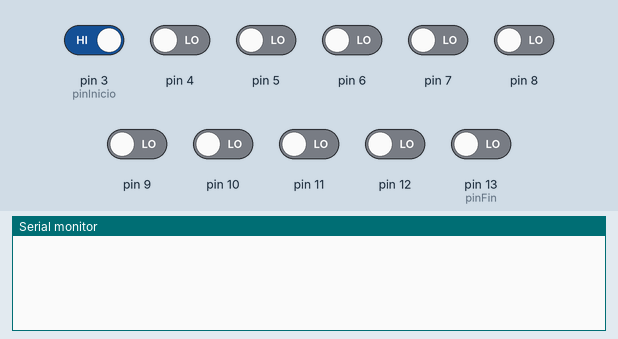
This sketch was run on a simulated Arduino Uno, built with avr-gcc and run on an emulated ATmega328P. On the bench: the last lines printed to the serial monitor. The test bench sets the inputs (shaded band); at power-on: pin 3 (pinInicio) HIGH, pin 4–12, pin 13 (pinFin) LOW.

Above: at 1.2 s.
1.3 s: pin 3 (pinInicio) driven LOW
At 2.5 s:
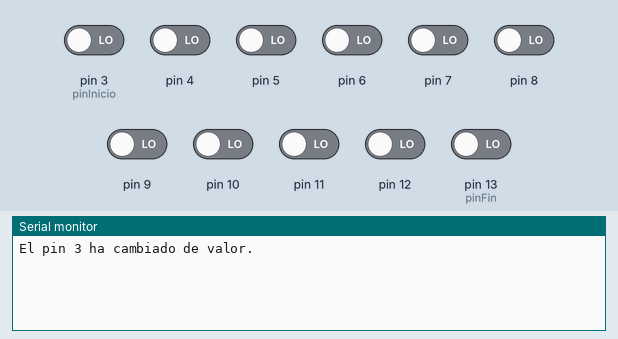
2.8 s: pin 4 driven HIGH
At 3.6 s:
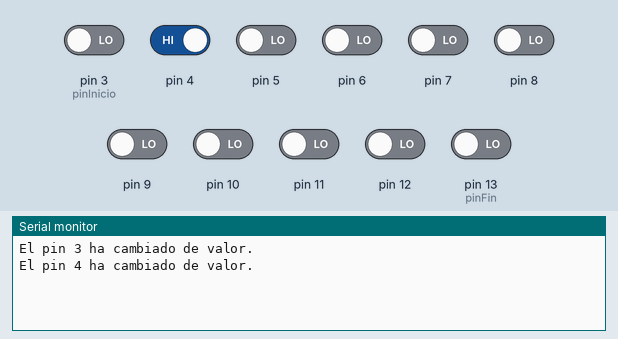
4.3 s: pin 5 driven HIGH
At 4.8 s:
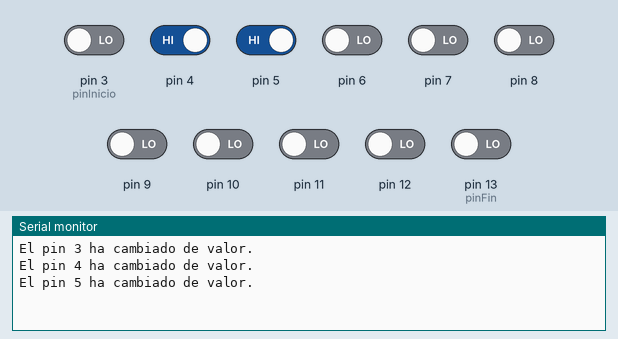
5.8 s: pin 6 driven HIGH
At 7.0 s:
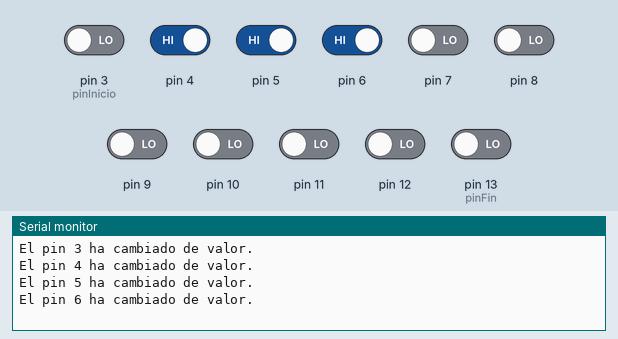
7.3 s: pin 7 driven HIGH
At 8.4 s:
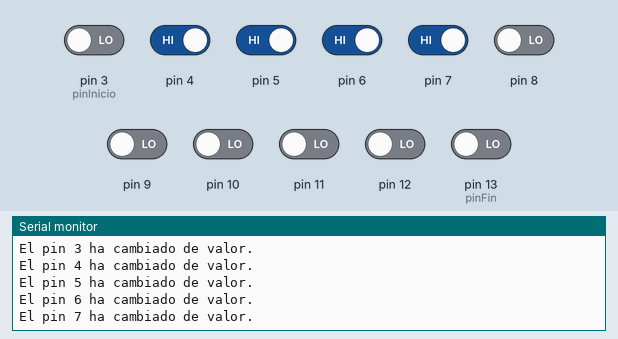
8.8 s: pin 8 driven HIGH
At 9.6 s:
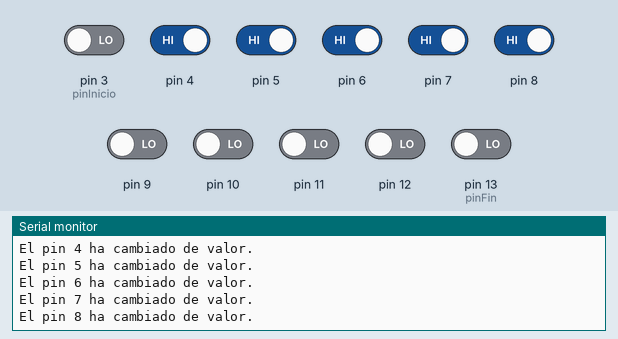
Timing chart, 0 to 11.3 s (numbered marks = the images above; inputs shaded):
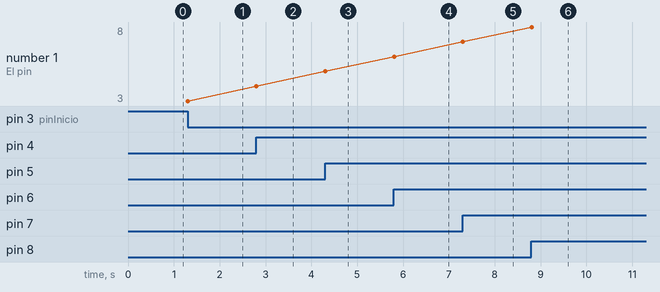

The sketch:

verifica_inputs.ino
```cpp
const int pinInicio = 3; // Ignorar pines 1 y 2
const int pinFin = 13; // Hasta el pin 13 (ajustar según tu placa)
int estadosAnteriores[14]; // Almacenar los estados anteriores de los pines (3 al 13)

void setup() {
  Serial.begin(9600); // Inicializar comunicación serial

  // Configurar los pines como entradas
  for (int pin = pinInicio; pin <= pinFin; pin++) {
    pinMode(pin, INPUT);
    estadosAnteriores[pin] = digitalRead(pin); // Leer el estado inicial
  }
}

void loop() {
  for (int pin = pinInicio; pin <= pinFin; pin++) {
    int estadoActual = digitalRead(pin); // Leer el estado actual

    // Si el estado del pin ha cambiado, enviar una notificación por el puerto serial
    if (estadoActual != estadosAnteriores[pin]) {
      Serial.print("El pin ");
      Serial.print(pin);
      Serial.println(" ha cambiado de valor.");

      estadosAnteriores[pin] = estadoActual; // Actualizar el estado anterior
    }
  }
  delay(100); // Pequeña pausa para evitar excesivas lecturas
}
```

Measured:
- after the input at 1.3 s, the serial monitor: prints a new line at once (image 1)
- after the input at 2.8 s, the serial monitor: prints a new line at once (image 2)
- after the input at 4.3 s, the serial monitor: prints a new line at once (image 3)
- after the input at 5.8 s, the serial monitor: prints a new line at once (image 4)
- after the input at 7.3 s, the serial monitor: prints a new line at once (image 5)
- after the input at 8.8 s, the serial monitor: prints a new line at once (image 6)
- plotted number 1: 3 → 4 after the input at 2.8 s, 4 → 5 after the input at 4.3 s, 5 → 6 after the input at 5.8 s, 6 → 7 after the input at 7.3 s, 7 → 8 after the input at 8.8 s
